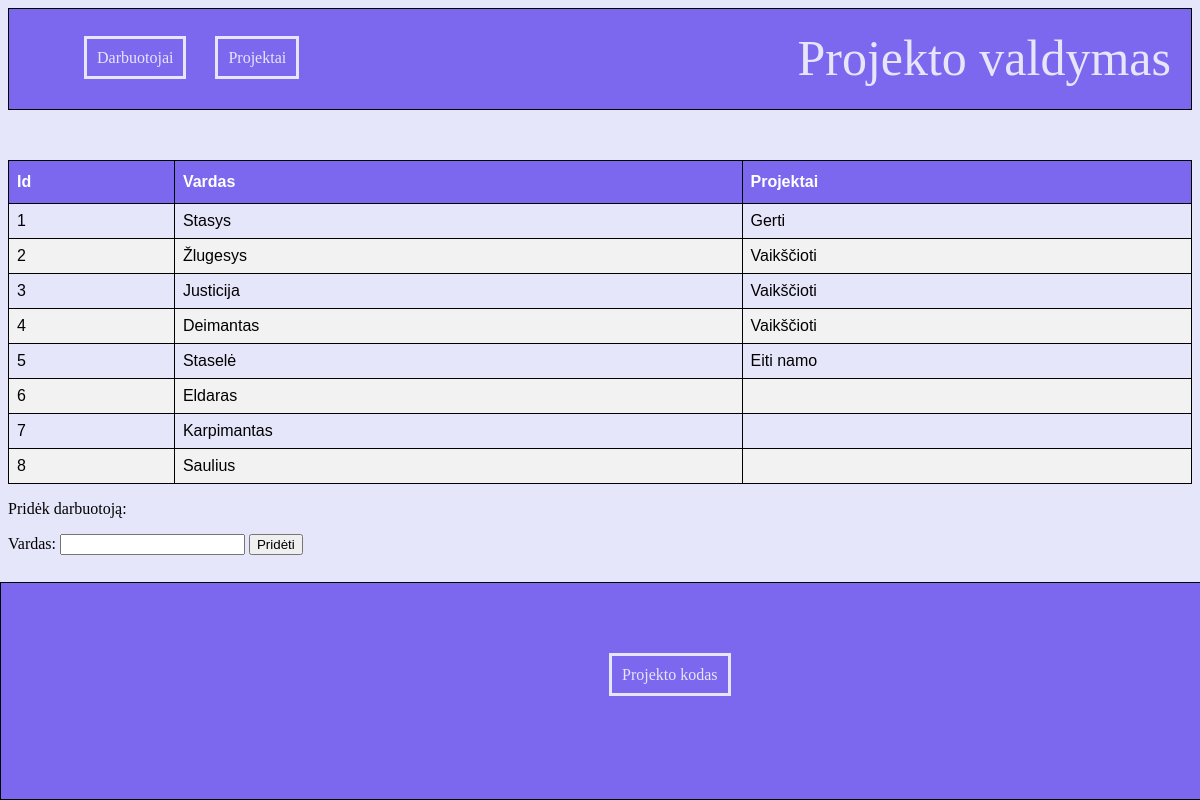
Page /?path=Darbuotojai on the committed database.
### tables this page shows
CREATE TABLE `darbuotojai` (
  `id` int(11) NOT NULL AUTO_INCREMENT,
  `Vardas` varchar(128) NOT NULL,
  `projectID` varchar(1000) DEFAULT NULL,
  PRIMARY KEY (`id`)
);

CREATE TABLE `projektai` (
  `projectID` int(11) NOT NULL,
  `projectName` varchar(45) DEFAULT NULL,
  PRIMARY KEY (`projectID`)
);

### index.php (the view, shortened to what this page needs)
<!DOCTYPE html>
<html lang="en">
<head>
    <link rel="stylesheet" type="text/css" href="style.css">
</head>
<body>
<?php
    require_once "connect.php";
?>
    <div class="up">
                <div class="links">
                        <a href="./?path=Darbuotojai">Darbuotojai</a>
                        <a href="./?path=Projektai">Projektai</a>
                </div>
                <div class="name">Projekto valdymas</div>
    </div>
<?php
$path = $_GET['path'];
if($path == 'Darbuotojai'){
    $sql = "SELECT id, Vardas, projectName FROM darbuotojai
    LEFT JOIN projektai ON darbuotojai.projectID = projektai.projectID
    ORDER BY id";
    $result = mysqli_query($conn, $sql);
    if(mysqli_num_rows($result) > 0) {
    ?>
    <?php
        print('<table id="table">');
        print('<thead>');
        print('<tr><th>Id</th><th>Vardas</th><th>Projektai</th><tr>');
        print('</thead><tbody>');
        while($row = mysqli_fetch_assoc($result)) {
        print('<tr><td>' . $row["id"] . '</td><td>' . $row["Vardas"]. '</td><td>' . $row["projectName"].   '</td></tr>');
        }
        print('</tbody></table>');
?>
     <?php
    } else{
        echo "0 results";
    }
    ?>
    <div class="container">
        <p>Pridėk darbuotoją:</p>
        <form class="form-inline m-2" action="createWorker.php" method="POST">
                <label for="name">Vardas:</label>
                <input type="text" class="form-control m-2" id="name" name="name">
                <button type="submit" class="btn btn-primary">Pridėti</button>
        </form>
    </div>
    <?php
} else if($path == 'Projektai') {
    $sql = "SELECT group_concat(darbuotojai.Vardas SEPARATOR ', ') AS 'darbuotojai projekte', projektai.projectID, projektai.projectName
            FROM projektai
            LEFT JOIN darbuotojai ON darbuotojai.projectID = projektai.projectID
            GROUP BY projectID, projectName";
    $result = mysqli_query($conn, $sql);
    if (mysqli_num_rows($result) > 0) {
        ?>
        <?php
    if (mysqli_num_rows($result) > 0) {
        print('<table id="table">');
        print('<thead>');
        print('<tr><th>Id</th><th>Pavadinimas</th><th>Darbuotojai</th>');
        print('</thead><tbody>');
        while($row = mysqli_fetch_assoc($result)) {
        print('<tr><td>' . $row["projectID"] . '</td><td>' . $row["projectName"]. '</td><td>' . $row["darbuotojai projekte"]. '</td></tr>');
        }
        print('</tbody></table>');
    } else {
        echo "0 results";
    }
?>
        <div class="container">
        <p>Pridėti projektą:</p>
        <form class="form-inline m-2" action="createProject.php" method="POST">
                <label for="projektas">Projekto pavadinimas:</label>
                <input type="text" class="form-control m-2" id="projektas" name="projektas">
                <button type="submit" class="btn btn-primary">Pridėti</button>
        </form>
    </div>
        <?php
    } else {
        echo "0 results";
    }
} else {
    echo("<h2>PASIRINKITE KĄ NORITE MATYTI</h2>");
}
?>
<div class="footer">
  <p><a href="https://github.com/justasga">Projekto kodas</a></p>
</div>
</body>
</html>

### style.css (style rules this page uses)
body { background-color: #E6E6FA; }
#table { font-family: Arial, Helvetica, sans-serif; border-collapse: collapse; width: 100%; }
#table td, #table th { border: 1px solid black; padding: 8px; }
#table tr:nth-child(even) { background-color: #f2f2f2; }
#table th { padding-top: 12px; padding-bottom: 12px; text-align: left; background-color: #7B68EE; color: white; }
.name { float: right; color:#E6E6FA; margin-right: 20px; font-size: 50px; margin-top: 20px; }
.up { background-color: #7B68EE; height: 100px; margin-bottom: 50px; border: 1px solid black; }
.links { position: absolute; margin-top: 40px; margin-left: 50px; }
a { color:#E6E6FA; text-decoration: none; padding: 10px; border: solid #E6E6FA; margin-top: 50px; margin-left: 25px; }
.footer { min-height: 200px; background-color: #7B68EE; text-align: center; position: fixed; left: 0; bottom: 0; width: 100%; border: 1px solid black; padding: 8px; padding-left: 8px; }
.footer > p { border: none; justify-content: center; position: absolute; top: 50%; left: 50%; margin: -25px 0 0 -25px; }

### rows in the picture
darbuotojai: id "1", Vardas "Stasys", projectID.projectName "Gerti"
darbuotojai: id "2", Vardas "Žlugesys", projectID.projectName "Vaikščioti"
darbuotojai: id "3", Vardas "Justicija", projectID.projectName "Vaikščioti"
darbuotojai: id "4", Vardas "Deimantas", projectID.projectName "Vaikščioti"
darbuotojai: id "5", Vardas "Staselė", projectID.projectName "Eiti namo"
darbuotojai: id "6", Vardas "Eldaras"
darbuotojai: id "7", Vardas "Karpimantas"
darbuotojai: id "8", Vardas "Saulius"
